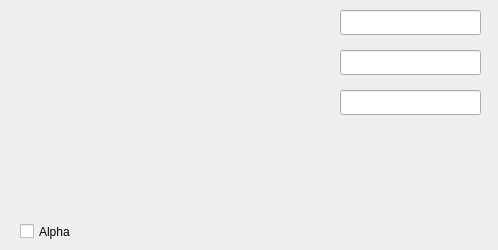
<?xml version="1.0" encoding="UTF-8"?>
<ui version="4.0">
 <class>ColorPickerWidget</class>
 <widget class="QWidget" name="ColorPickerWidget">
  <property name="geometry">
   <rect>
    <x>0</x>
    <y>0</y>
    <width>498</width>
    <height>250</height>
   </rect>
  </property>
  <property name="windowTitle">
   <string>ColorPicker</string>
  </property>
  <widget class="ColorPicker" name="colorpicker" native="true">
   <property name="geometry">
    <rect>
     <x>20</x>
     <y>10</y>
     <width>300</width>
     <height>200</height>
    </rect>
   </property>
  </widget>
  <widget class="QLineEdit" name="rgbLineEdit">
   <property name="geometry">
    <rect>
     <x>340</x>
     <y>10</y>
     <width>141</width>
     <height>25</height>
    </rect>
   </property>
   <property name="acceptDrops">
    <bool>false</bool>
   </property>
   <property name="maxLength">
    <number>128</number>
   </property>
   <property name="frame">
    <bool>true</bool>
   </property>
   <property name="readOnly">
    <bool>true</bool>
   </property>
  </widget>
  <widget class="QLineEdit" name="hsvLineEdit">
   <property name="geometry">
    <rect>
     <x>340</x>
     <y>50</y>
     <width>141</width>
     <height>25</height>
    </rect>
   </property>
   <property name="acceptDrops">
    <bool>false</bool>
   </property>
   <property name="maxLength">
    <number>128</number>
   </property>
   <property name="frame">
    <bool>true</bool>
   </property>
   <property name="readOnly">
    <bool>true</bool>
   </property>
  </widget>
  <widget class="QLineEdit" name="qcolorLineEdit">
   <property name="geometry">
    <rect>
     <x>340</x>
     <y>90</y>
     <width>141</width>
     <height>25</height>
    </rect>
   </property>
   <property name="acceptDrops">
    <bool>false</bool>
   </property>
   <property name="maxLength">
    <number>128</number>
   </property>
   <property name="frame">
    <bool>true</bool>
   </property>
   <property name="readOnly">
    <bool>true</bool>
   </property>
  </widget>
  <widget class="ColorPreview" name="preview" native="true">
   <property name="geometry">
    <rect>
     <x>340</x>
     <y>170</y>
     <width>61</width>
     <height>41</height>
    </rect>
   </property>
  </widget>
  <widget class="QCheckBox" name="cbAlphaEnabled">
   <property name="geometry">
    <rect>
     <x>20</x>
     <y>220</y>
     <width>93</width>
     <height>23</height>
    </rect>
   </property>
   <property name="text">
    <string>Alpha</string>
   </property>
  </widget>
 </widget>
 <customwidgets>
  <customwidget>
   <class>ColorPicker</class>
   <extends>QWidget</extends>
   <header>colorpicker.h</header>
   <container>1</container>
  </customwidget>
  <customwidget>
   <class>ColorPreview</class>
   <extends>QWidget</extends>
   <header>colorpicker.h</header>
   <container>1</container>
  </customwidget>
 </customwidgets>
 <resources/>
 <connections/>
</ui>
